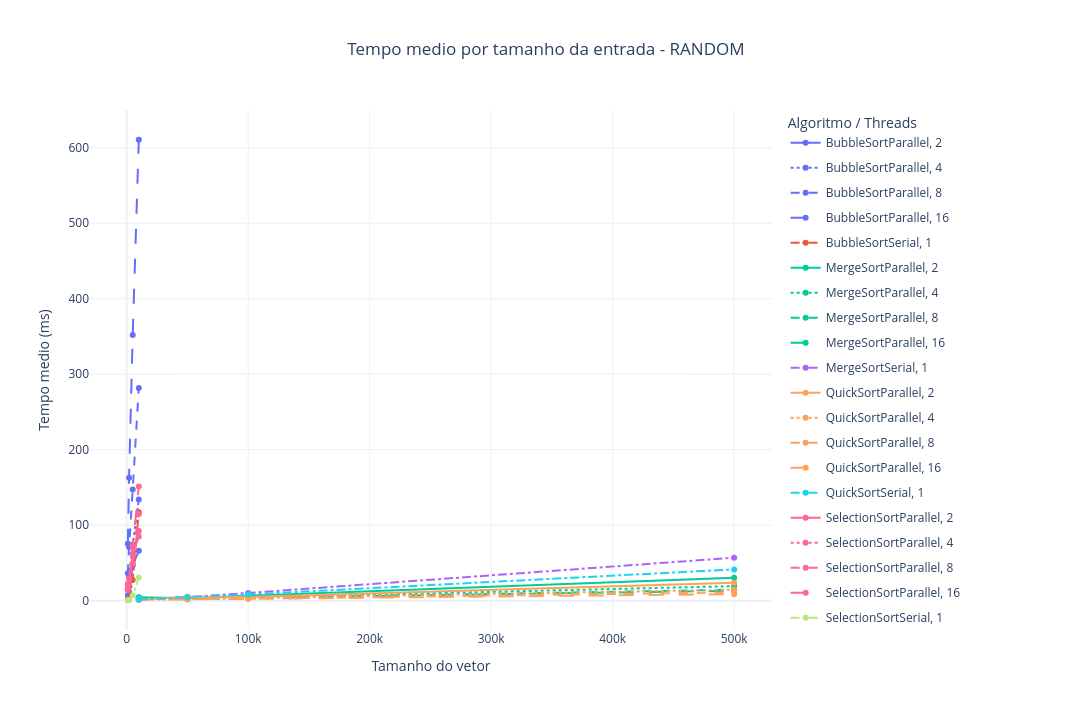

Source (notebook cell):
### Markdown cell above
## 5. Comparação por tipo de entrada

### Code cell
tipo_entrada = "RANDOM"

filtered = summary[summary["data_type"] == tipo_entrada]

fig = px.line(
    filtered,
    x="size",
    y="mean_time_ms",
    color="algorithm",
    line_dash="threads",
    markers=True,
    hover_data=["execution_type", "std_time_ms", "samples"],
    title=f"Tempo medio por tamanho da entrada - {tipo_entrada}"
)

fig.update_layout(yaxis_title="Tempo medio (ms)")
configure_figure(fig, "Algoritmo / Threads")
save_figure(fig, f"tempo_medio_{tipo_entrada}")
fig.show()

### Figure 1 — Plotly figure (JSON) as saved in the notebook; plotly's stock layout.template omitted (floating-point values rounded to 4 significant figures)
{"data": [{"customdata": [["PARALLEL", 4.561, 5], ["PARALLEL", 2.063, 5], ["PARALLEL", 11.67, 5], ["PARALLEL", 1.745, 5]], "hovertemplate": "algorithm=BubbleSortParallel<br>threads=2<br>size=%{x}<br>mean_time_ms=%{y}<br>execution_type=%{customdata[0]}<br>std_time_ms=%{customdata[1]}<br>samples=%{customdata[2]}<extra></extra>", "legendgroup": "BubbleSortParallel, 2", "line": {"color": "#636efa", "dash": "solid"}, "marker": {"symbol": "circle"}, "mode": "lines+markers", "name": "BubbleSortParallel, 2", "orientation": "v", "showlegend": true, "type": "scatter", "x": [1000, 2000, 5000, 10000], "xaxis": "x", "y": [7.295, 11.78, 46.69, 66.02], "yaxis": "y"}, {"customdata": [["PARALLEL", 2.076, 5], ["PARALLEL", 3.002, 5], ["PARALLEL", 5.865, 5], ["PARALLEL", 14.53, 5]], "hovertemplate": "algorithm=BubbleSortParallel<br>threads=4<br>size=%{x}<br>mean_time_ms=%{y}<br>execution_type=%{customdata[0]}<br>std_time_ms=%{customdata[1]}<br>samples=%{customdata[2]}<extra></extra>", "legendgroup": "BubbleSortParallel, 4", "line": {"color": "#636efa", "dash": "dot"}, "marker": {"symbol": "circle"}, "mode": "lines+markers", "name": "BubbleSortParallel, 4", "orientation": "v", "showlegend": true, "type": "scatter", "x": [1000, 2000, 5000, 10000], "xaxis": "x", "y": [16.07, 32.32, 74.07, 134.1], "yaxis": "y"}, {"customdata": [["PARALLEL", 2.622, 5], ["PARALLEL", 3.969, 5], ["PARALLEL", 23.69, 5], ["PARALLEL", 26.31, 5]], "hovertemplate": "algorithm=BubbleSortParallel<br>threads=8<br>size=%{x}<br>mean_time_ms=%{y}<br>execution_type=%{customdata[0]}<br>std_time_ms=%{customdata[1]}<br>samples=%{customdata[2]}<extra></extra>", "legendgroup": "BubbleSortParallel, 8", "line": {"color": "#636efa", "dash": "dash"}, "marker": {"symbol": "circle"}, "mode": "lines+markers", "name": "BubbleSortParallel, 8", "orientation": "v", "showlegend": true, "type": "scatter", "x": [1000, 2000, 5000, 10000], "xaxis": "x", "y": [36.22, 70.98, 147.4, 281.9], "yaxis": "y"}, {"customdata": [["PARALLEL", 2.688, 5], ["PARALLEL", 11.97, 5], ["PARALLEL", 41.91, 5], ["PARALLEL", 11.54, 5]], "hovertemplate": "algorithm=BubbleSortParallel<br>threads=16<br>size=%{x}<br>mean_time_ms=%{y}<br>execution_type=%{customdata[0]}<br>std_time_ms=%{customdata[1]}<br>samples=%{customdata[2]}<extra></extra>", "legendgroup": "BubbleSortParallel, 16", "line": {"color": "#636efa", "dash": "longdash"}, "marker": {"symbol": "circle"}, "mode": "lines+markers", "name": "BubbleSortParallel, 16", "orientation": "v", "showlegend": true, "type": "scatter", "x": [1000, 2000, 5000, 10000], "xaxis": "x", "y": [75.58, 163.0, 352.0, 610.5], "yaxis": "y"}, {"customdata": [["SERIAL", 2.298, 5], ["SERIAL", 0.08061, 5], ["SERIAL", 17.02, 5], ["SERIAL", 19.12, 5]], "hovertemplate": "algorithm=BubbleSortSerial<br>threads=1<br>size=%{x}<br>mean_time_ms=%{y}<br>execution_type=%{customdata[0]}<br>std_time_ms=%{customdata[1]}<br>samples=%{customdata[2]}<extra></extra>", "legendgroup": "BubbleSortSerial, 1", "line": {"color": "#EF553B", "dash": "dashdot"}, "marker": {"symbol": "circle"}, "mode": "lines+markers", "name": "BubbleSortSerial, 1", "orientation": "v", "showlegend": true, "type": "scatter", "x": [1000, 2000, 5000, 10000], "xaxis": "x", "y": [1.851, 2.386, 27.38, 117.2], "yaxis": "y"}, {"customdata": [["PARALLEL", 6.429, 5], ["PARALLEL", 0.5105, 5], ["PARALLEL", 0.4611, 5], ["PARALLEL", 1.054, 5]], "hovertemplate": "algorithm=MergeSortParallel<br>threads=2<br>size=%{x}<br>mean_time_ms=%{y}<br>execution_type=%{customdata[0]}<br>std_time_ms=%{customdata[1]}<br>samples=%{customdata[2]}<extra></extra>", "legendgroup": "MergeSortParallel, 2", "line": {"color": "#00cc96", "dash": "solid"}, "marker": {"symbol": "circle"}, "mode": "lines+markers", "name": "MergeSortParallel, 2", "orientation": "v", "showlegend": true, "type": "scatter", "x": [10000, 50000, 100000, 500000], "xaxis": "x", "y": [4.486, 3.424, 6.584, 30.5], "yaxis": "y"}, {"customdata": [["PARALLEL", 5.363, 5], ["PARALLEL", 0.1858, 5], ["PARALLEL", 0.2487, 5], ["PARALLEL", 0.9279, 5]], "hovertemplate": "algorithm=MergeSortParallel<br>threads=4<br>size=%{x}<br>mean_time_ms=%{y}<br>execution_type=%{customdata[0]}<br>std_time_ms=%{customdata[1]}<br>samples=%{customdata[2]}<extra></extra>", "legendgroup": "MergeSortParallel, 4", "line": {"color": "#00cc96", "dash": "dot"}, "marker": {"symbol": "circle"}, "mode": "lines+markers", "name": "MergeSortParallel, 4", "orientation": "v", "showlegend": true, "type": "scatter", "x": [10000, 50000, 100000, 500000], "xaxis": "x", "y": [3.821, 2.308, 4.082, 19.34], "yaxis": "y"}, {"customdata": [["PARALLEL", 5.103, 5], ["PARALLEL", 0.4196, 5], ["PARALLEL", 0.6211, 5], ["PARALLEL", 0.9388, 5]], "hovertemplate": "algorithm=MergeSortParallel<br>threads=8<br>size=%{x}<br>mean_time_ms=%{y}<br>execution_type=%{customdata[0]}<br>std_time_ms=%{customdata[1]}<br>samples=%{customdata[2]}<extra></extra>", "legendgroup": "MergeSortParallel, 8", "line": {"color": "#00cc96", "dash": "dash"}, "marker": {"symbol": "circle"}, "mode": "lines+markers", "name": "MergeSortParallel, 8", "orientation": "v", "showlegend": true, "type": "scatter", "x": [10000, 50000, 100000, 500000], "xaxis": "x", "y": [3.648, 2.221, 3.518, 14.62], "yaxis": "y"}, {"customdata": [["PARALLEL", 3.453, 5], ["PARALLEL", 0.1202, 5], ["PARALLEL", 0.3475, 5], ["PARALLEL", 1.11, 5]], "hovertemplate": "algorithm=MergeSortParallel<br>threads=16<br>size=%{x}<br>mean_time_ms=%{y}<br>execution_type=%{customdata[0]}<br>std_time_ms=%{customdata[1]}<br>samples=%{customdata[2]}<extra></extra>", "legendgroup": "MergeSortParallel, 16", "line": {"color": "#00cc96", "dash": "longdash"}, "marker": {"symbol": "circle"}, "mode": "lines+markers", "name": "MergeSortParallel, 16", "orientation": "v", "showlegend": true, "type": "scatter", "x": [10000, 50000, 100000, 500000], "xaxis": "x", "y": [2.897, 2.013, 3.856, 13.19], "yaxis": "y"}, {"customdata": [["SERIAL", 0.4321, 5], ["SERIAL", 0.09472, 5], ["SERIAL", 0.8935, 5], ["SERIAL", 0.8302, 5]], "hovertemplate": "algorithm=MergeSortSerial<br>threads=1<br>size=%{x}<br>mean_time_ms=%{y}<br>execution_type=%{customdata[0]}<br>std_time_ms=%{customdata[1]}<br>samples=%{customdata[2]}<extra></extra>", "legendgroup": "MergeSortSerial, 1", "line": {"color": "#ab63fa", "dash": "dashdot"}, "marker": {"symbol": "circle"}, "mode": "lines+markers", "name": "MergeSortSerial, 1", "orientation": "v", "showlegend": true, "type": "scatter", "x": [10000, 50000, 100000, 500000], "xaxis": "x", "y": [1.35, 4.788, 10.24, 56.96], "yaxis": "y"}, {"customdata": [["PARALLEL", 0.1112, 5], ["PARALLEL", 5.903, 5], ["PARALLEL", 0.2966, 5], ["PARALLEL", 1.712, 5]], "hovertemplate": "algorithm=QuickSortParallel<br>threads=2<br>size=%{x}<br>mean_time_ms=%{y}<br>execution_type=%{customdata[0]}<br>std_time_ms=%{customdata[1]}<br>samples=%{customdata[2]}<extra></extra>", "legendgroup": "QuickSortParallel, 2", "line": {"color": "#FFA15A", "dash": "solid"}, "marker": {"symbol": "circle"}, "mode": "lines+markers", "name": "QuickSortParallel, 2", "orientation": "v", "showlegend": true, "type": "scatter", "x": [10000, 50000, 100000, 500000], "xaxis": "x", "y": [1.409, 5.124, 4.858, 23.95], "yaxis": "y"}, {"customdata": [["PARALLEL", 0.1927, 5], ["PARALLEL", 0.6565, 5], ["PARALLEL", 0.6793, 5], ["PARALLEL", 0.415, 5]], "hovertemplate": "algorithm=QuickSortParallel<br>threads=4<br>size=%{x}<br>mean_time_ms=%{y}<br>execution_type=%{customdata[0]}<br>std_time_ms=%{customdata[1]}<br>samples=%{customdata[2]}<extra></extra>", "legendgroup": "QuickSortParallel, 4", "line": {"color": "#FFA15A", "dash": "dot"}, "marker": {"symbol": "circle"}, "mode": "lines+markers", "name": "QuickSortParallel, 4", "orientation": "v", "showlegend": true, "type": "scatter", "x": [10000, 50000, 100000, 500000], "xaxis": "x", "y": [1.445, 2.069, 3.486, 14.54], "yaxis": "y"}, {"customdata": [["PARALLEL", 0.283, 5], ["PARALLEL", 0.6179, 5], ["PARALLEL", 0.3053, 5], ["PARALLEL", 1.716, 5]], "hovertemplate": "algorithm=QuickSortParallel<br>threads=8<br>size=%{x}<br>mean_time_ms=%{y}<br>execution_type=%{customdata[0]}<br>std_time_ms=%{customdata[1]}<br>samples=%{customdata[2]}<extra></extra>", "legendgroup": "QuickSortParallel, 8", "line": {"color": "#FFA15A", "dash": "dash"}, "marker": {"symbol": "circle"}, "mode": "lines+markers", "name": "QuickSortParallel, 8", "orientation": "v", "showlegend": true, "type": "scatter", "x": [10000, 50000, 100000, 500000], "xaxis": "x", "y": [1.627, 2.004, 2.523, 11.02], "yaxis": "y"}, {"customdata": [["PARALLEL", 0.2421, 5], ["PARALLEL", 0.6575, 5], ["PARALLEL", 0.1538, 5], ["PARALLEL", 0.7867, 5]], "hovertemplate": "algorithm=QuickSortParallel<br>threads=16<br>size=%{x}<br>mean_time_ms=%{y}<br>execution_type=%{customdata[0]}<br>std_time_ms=%{customdata[1]}<br>samples=%{customdata[2]}<extra></extra>", "legendgroup": "QuickSortParallel, 16", "line": {"color": "#FFA15A", "dash": "longdash"}, "marker": {"symbol": "circle"}, "mode": "lines+markers", "name": "QuickSortParallel, 16", "orientation": "v", "showlegend": true, "type": "scatter", "x": [10000, 50000, 100000, 500000], "xaxis": "x", "y": [1.503, 1.944, 2.456, 8.7], "yaxis": "y"}, {"customdata": [["SERIAL", 0.2532, 5], ["SERIAL", 1.964, 5], ["SERIAL", 1.216, 5], ["SERIAL", 0.6048, 5]], "hovertemplate": "algorithm=QuickSortSerial<br>threads=1<br>size=%{x}<br>mean_time_ms=%{y}<br>execution_type=%{customdata[0]}<br>std_time_ms=%{customdata[1]}<br>samples=%{customdata[2]}<extra></extra>", "legendgroup": "QuickSortSerial, 1", "line": {"color": "#19d3f3", "dash": "dashdot"}, "marker": {"symbol": "circle"}, "mode": "lines+markers", "name": "QuickSortSerial, 1", "orientation": "v", "showlegend": true, "type": "scatter", "x": [10000, 50000, 100000, 500000], "xaxis": "x", "y": [1.58, 4.521, 8.241, 41.5], "yaxis": "y"}, {"customdata": [["PARALLEL", 19.25, 5], ["PARALLEL", 3.588, 5], ["PARALLEL", 16.46, 5], ["PARALLEL", 4.64, 5]], "hovertemplate": "algorithm=SelectionSortParallel<br>threads=2<br>size=%{x}<br>mean_time_ms=%{y}<br>execution_type=%{customdata[0]}<br>std_time_ms=%{customdata[1]}<br>samples=%{customdata[2]}<extra></extra>", "legendgroup": "SelectionSortParallel, 2", "line": {"color": "#FF6692", "dash": "solid"}, "marker": {"symbol": "circle"}, "mode": "lines+markers", "name": "SelectionSortParallel, 2", "orientation": "v", "showlegend": true, "type": "scatter", "x": [1000, 2000, 5000, 10000], "xaxis": "x", "y": [22.03, 23.49, 62.3, 84.97], "yaxis": "y"}, {"customdata": [["PARALLEL", 3.173, 5], ["PARALLEL", 3.849, 5], ["PARALLEL", 4.276, 5], ["PARALLEL", 13.38, 5]], "hovertemplate": "algorithm=SelectionSortParallel<br>threads=4<br>size=%{x}<br>mean_time_ms=%{y}<br>execution_type=%{customdata[0]}<br>std_time_ms=%{customdata[1]}<br>samples=%{customdata[2]}<extra></extra>", "legendgroup": "SelectionSortParallel, 4", "line": {"color": "#FF6692", "dash": "dot"}, "marker": {"symbol": "circle"}, "mode": "lines+markers", "name": "SelectionSortParallel, 4", "orientation": "v", "showlegend": true, "type": "scatter", "x": [1000, 2000, 5000, 10000], "xaxis": "x", "y": [14.22, 21.65, 49.03, 92.26], "yaxis": "y"}, {"customdata": [["PARALLEL", 5.361, 5], ["PARALLEL", 2.879, 5], ["PARALLEL", 4.067, 5], ["PARALLEL", 8.262, 5]], "hovertemplate": "algorithm=SelectionSortParallel<br>threads=8<br>size=%{x}<br>mean_time_ms=%{y}<br>execution_type=%{customdata[0]}<br>std_time_ms=%{customdata[1]}<br>samples=%{customdata[2]}<extra></extra>", "legendgroup": "SelectionSortParallel, 8", "line": {"color": "#FF6692", "dash": "dash"}, "marker": {"symbol": "circle"}, "mode": "lines+markers", "name": "SelectionSortParallel, 8", "orientation": "v", "showlegend": true, "type": "scatter", "x": [1000, 2000, 5000, 10000], "xaxis": "x", "y": [15.94, 23.25, 61.62, 114.8], "yaxis": "y"}, {"customdata": [["PARALLEL", 7.351, 5], ["PARALLEL", 5.287, 5], ["PARALLEL", 5.148, 5], ["PARALLEL", 3.453, 5]], "hovertemplate": "algorithm=SelectionSortParallel<br>threads=16<br>size=%{x}<br>mean_time_ms=%{y}<br>execution_type=%{customdata[0]}<br>std_time_ms=%{customdata[1]}<br>samples=%{customdata[2]}<extra></extra>", "legendgroup": "SelectionSortParallel, 16", "line": {"color": "#FF6692", "dash": "longdash"}, "marker": {"symbol": "circle"}, "mode": "lines+markers", "name": "SelectionSortParallel, 16", "orientation": "v", "showlegend": true, "type": "scatter", "x": [1000, 2000, 5000, 10000], "xaxis": "x", "y": [21.36, 29.58, 72.4, 151.2], "yaxis": "y"}, {"customdata": [["SERIAL", 0.6091, 5], ["SERIAL", 0.1241, 5], ["SERIAL", 1.593, 5], ["SERIAL", 9.73, 5]], "hovertemplate": "algorithm=SelectionSortSerial<br>threads=1<br>size=%{x}<br>mean_time_ms=%{y}<br>execution_type=%{customdata[0]}<br>std_time_ms=%{customdata[1]}<br>samples=%{customdata[2]}<extra></extra>", "legendgroup": "SelectionSortSerial, 1", "line": {"color": "#B6E880", "dash": "dashdot"}, "marker": {"symbol": "circle"}, "mode": "lines+markers", "name": "SelectionSortSerial, 1", "orientation": "v", "showlegend": true, "type": "scatter", "x": [1000, 2000, 5000, 10000], "xaxis": "x", "y": [0.6119, 1.105, 6.924, 30.82], "yaxis": "y"}], "layout": {"height": 720, "legend": {"orientation": "v", "title": {"text": "Algoritmo / Threads"}, "tracegroupgap": 6, "x": 1.02, "xanchor": "left", "y": 1, "yanchor": "top"}, "margin": {"b": 90, "l": 90, "r": 320, "t": 110}, "title": {"text": "Tempo medio por tamanho da entrada - RANDOM", "x": 0.5, "xanchor": "center"}, "width": 1400, "xaxis": {"anchor": "y", "automargin": true, "domain": [0.0, 1.0], "tickangle": 0, "title": {"text": "Tamanho do vetor"}}, "yaxis": {"anchor": "x", "automargin": true, "domain": [0.0, 1.0], "title": {"text": "Tempo medio (ms)"}}}}
